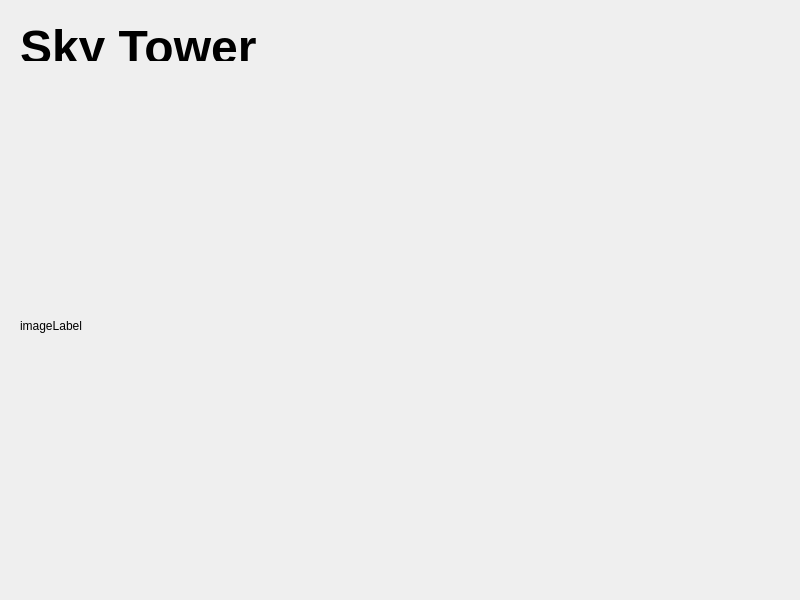
<?xml version="1.0" encoding="UTF-8"?>
<ui version="4.0">
 <class>Widget</class>
 <widget class="QWidget" name="Widget">
  <property name="geometry">
   <rect>
    <x>0</x>
    <y>0</y>
    <width>800</width>
    <height>600</height>
   </rect>
  </property>
  <property name="windowTitle">
   <string>Widget</string>
  </property>
  <widget class="QLabel" name="label">
   <property name="geometry">
    <rect>
     <x>20</x>
     <y>20</y>
     <width>261</width>
     <height>41</height>
    </rect>
   </property>
   <property name="text">
    <string>&lt;html&gt;&lt;head/&gt;&lt;body&gt;&lt;p&gt;&lt;span style=&quot; font-size:36pt; font-weight:700;&quot;&gt;Sky Tower&lt;/span&gt;&lt;/p&gt;&lt;/body&gt;&lt;/html&gt;</string>
   </property>
  </widget>
  <widget class="QLabel" name="imageLabel">
   <property name="geometry">
    <rect>
     <x>20</x>
     <y>75</y>
     <width>761</width>
     <height>501</height>
    </rect>
   </property>
   <property name="text">
    <string>imageLabel</string>
   </property>
  </widget>
 </widget>
 <resources/>
 <connections/>
</ui>
